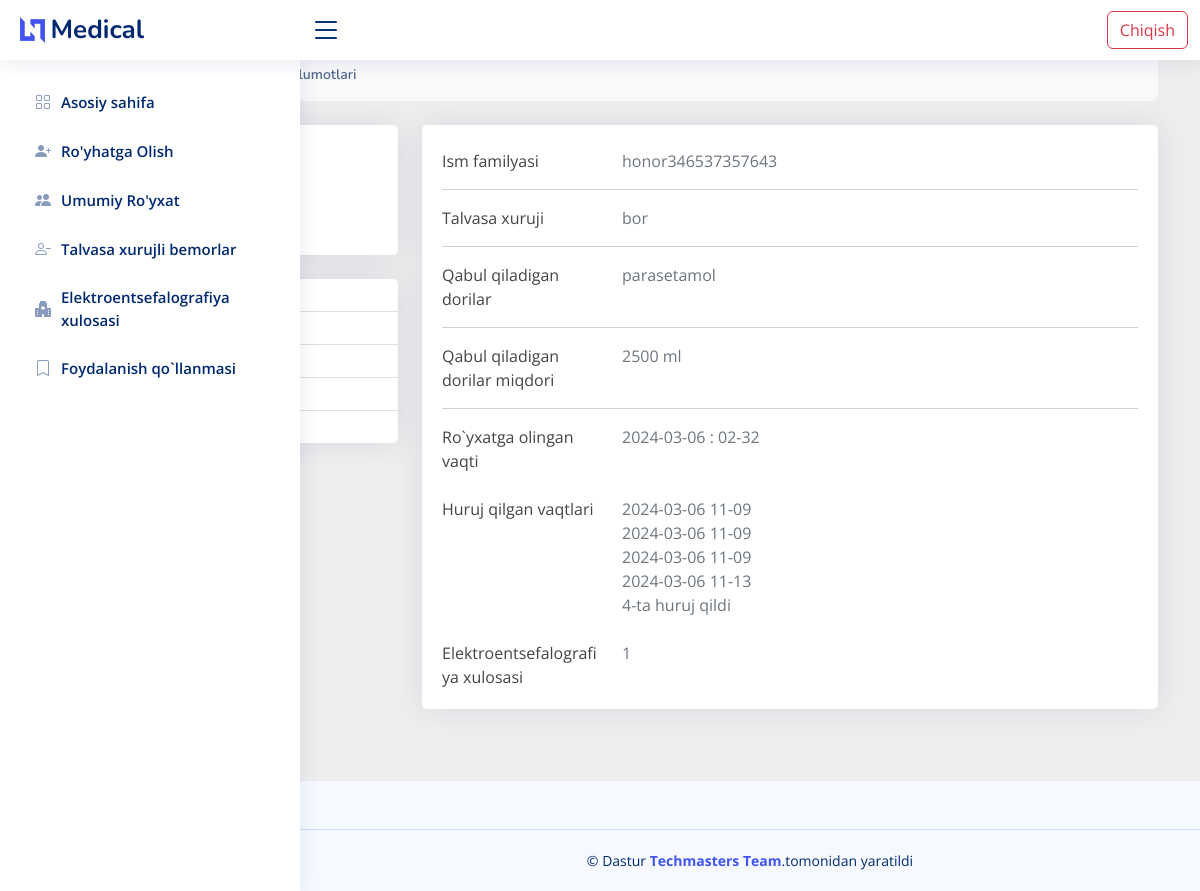
Before: /detail/2333/ with the older database file.
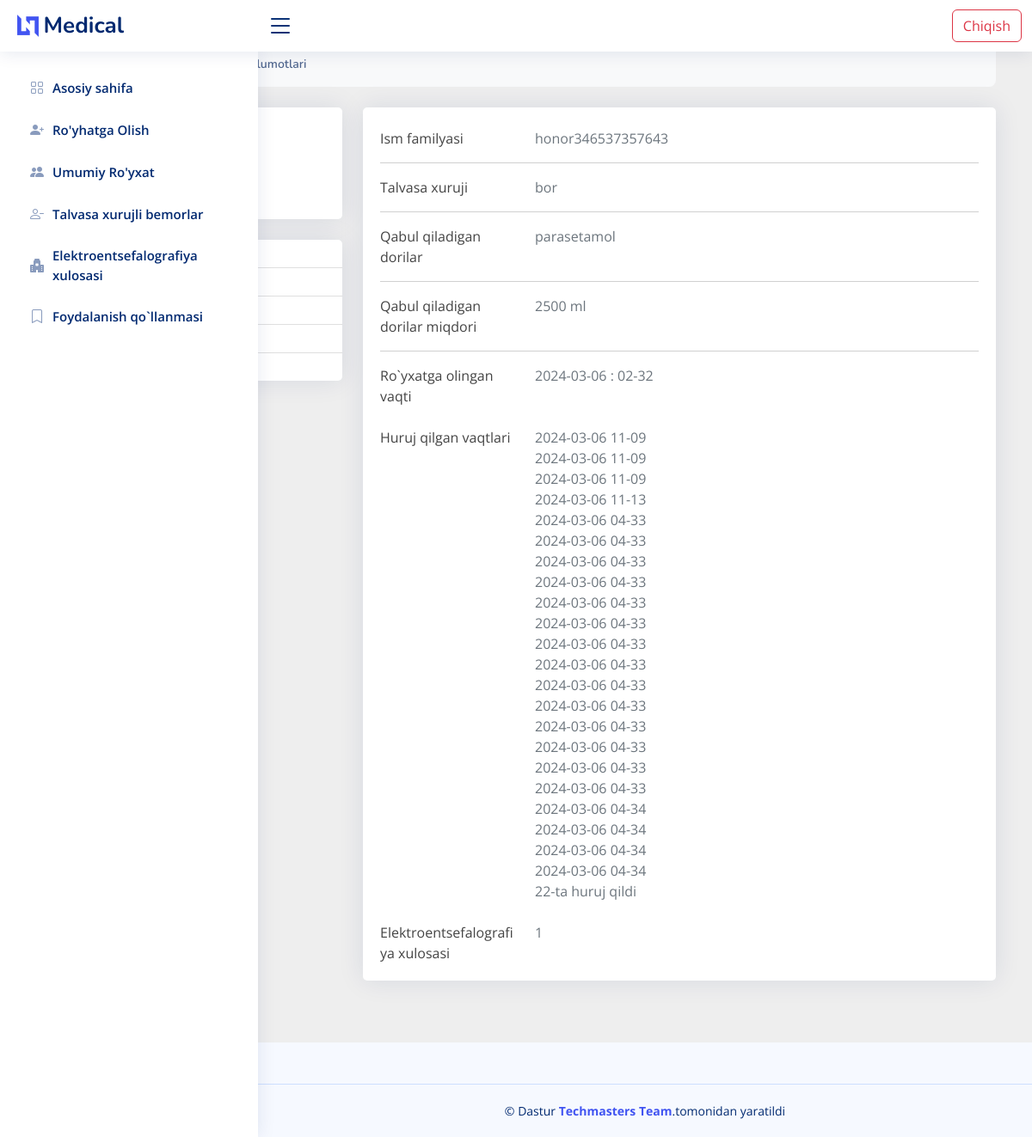
After: the same page with the newer database file.
### chat/models.py (models this page shows)
class Sick(models.Model):
    username = models.CharField( max_length=400)
    age = models.IntegerField(default=0)
    is_xuruj = models.BooleanField(default=False)
    user = models.ForeignKey(User, on_delete=models.CASCADE)
    date_times = models.DateTimeField(auto_now_add=True)
    dori_name = models.CharField( max_length=400)
    dori_miqdor = models.CharField( max_length=400)
    xulosa = models.CharField( max_length=400)
    def __str__(self):
        return self.username

class Hurujs(models.Model):
    date_times = models.DateTimeField(auto_now_add=True)
    person = models.ForeignKey(Sick, on_delete=models.CASCADE,related_name='persons' )

### chat/views.py (the view)
# urls.py: path("detail/<int:id>/", detail ,name='detail'),
def detail(request,id):
    sick = Sick.objects.get(id=id)
    return render(request ,'mein/sick-detail.html',{'sick':sick})

### template/mein/sick-detail.html (shortened to what this page needs)
<!DOCTYPE html>
<html lang="en">
<head>
  <link rel="stylesheet" href="https://cdnjs.cloudflare.com/ajax/libs/font-awesome/6.2.1/css/all.min.css" />
  <link href="/static/assets/vendor/bootstrap/css/bootstrap.min.css" rel="stylesheet">
  <link href="/static/assets/vendor/bootstrap-icons/bootstrap-icons.css" rel="stylesheet">
  <link href="/static/assets/vendor/boxicons/css/boxicons.min.css" rel="stylesheet">
  <link href="/static/assets/vendor/quill/quill.snow.css" rel="stylesheet">
  <link href="/static/assets/vendor/quill/quill.bubble.css" rel="stylesheet">
  <link href="/static/assets/vendor/remixicon/remixicon.css" rel="stylesheet">
  <link href="/static/assets/vendor/simple-datatables/style.css" rel="stylesheet">
  <link href="/static/assets/css/style.css" rel="stylesheet">
</head>
<body>
  <header id="header" class="header fixed-top d-flex align-items-center">
    <div class="d-flex align-items-center justify-content-between">
      <a href="/" class="logo d-flex align-items-center">
        <img src="/static/assets/img/logo.png" alt="">
        <span class="d-none d-lg-block">Medical</span>
      </a>
      <i class="bi bi-list toggle-sidebar-btn"></i>
    </div>
    <div class="container">
      <div class="row" style="float: right;">
        <div class="col">
          <form action="" method="post">
            <a type="button" class="btn btn-outline-danger" href="#">Chiqish</a>
        </form>
        </div>
      </div>
    </div>
  </header>
  <aside id="sidebar" class="sidebar">
    <ul class="sidebar-nav" id="sidebar-nav">
      <li class="nav-item">
        <a class="nav-link collapsed " href="{% url 'home' %}">
          <i class="bi bi-grid"></i>
          <span>Asosiy sahifa </span>
        </a>
      </li>
      <li class="nav-item">
        <a class="nav-link collapsed" href="{% url 'register' %}">
          <i class="bi bi-person-plus-fill"></i>
          <span>Ro'yhatga Olish </span>
        </a>
      </li>
      <li class="nav-item">
        <a class="nav-link collapsed" href="{% url 'tables_all' %}">
          <i class="bi bi-people-fill"></i>
          <span>Umumiy Ro'yxat</span>
        </a>
      </li>
      <li class="nav-item">
        <a class="nav-link collapsed" href="{% url 'comingtype' %}">
          <i class="bi bi-person-dash"></i>
          <span>Talvasa xurujli bemorlar</span>
        </a>
      </li>
       <li class="nav-item">
        <a class="nav-link collapsed" href="{% url 'xulosa' %}">
          <i class="bi bi-hospital-fill"></i>
          <span>Elektroentsefalografiya xulosasi</span>
        </a>
      </li>
     <li class="nav-item">
        <a class="nav-link collapsed" href="{% url 'faq' %}">
          <i class="bi bi-bookmark"></i>
          <span>Foydalanish qo`llanmasi</span>
        </a>
      </li>
        </ul>
  </aside>
<section style="background-color: #eee;">
  <div class="container py-5">
    <div class="row">
      <div class="col">
        <nav aria-label="breadcrumb" class="bg-light rounded-3 p-3 mb-4">
          <ol class="breadcrumb mb-0">
            <li class="breadcrumb-item"><a href="/">Asosiy menyu</a></li>
            <li class="breadcrumb-item"><a href="/">Bemor</a></li>
            <li class="breadcrumb-item active" aria-current="page">Bemor ma'lumotlari</li>
          </ol>
        </nav>
      </div>
    </div>
    <div class="row">
      <div class="col-lg-4">
        <div class="card mb-4">
          <div class="card-body text-center">
            <h5 class="my-3">John Smith</h5>
            <p class="text-muted mb-1">Talvasa xuruji bor</p>
          </div>
        </div>
        <div class="card mb-4 mb-lg-0">
          <div class="card-body p-0">
            <ul class="list-group list-group-flush rounded-3">
            </ul>
          </div>
        </div>
      </div>
      <div class="col-lg-8">
        <div class="card mb-4">
          <div class="card-body">
            <br><div class="row">
              <div class="col-sm-3">
                <p class="mb-0">Ism familyasi</p>
              </div>
              <div class="col-sm-9">
                <p class="text-muted mb-0">{{sick}}</p>
              </div>
            </div>
            <hr>
            <div class="row">
              <div class="col-sm-3">
                <p class="mb-0">Talvasa xuruji</p>
              </div>
              <div class="col-sm-9">
                <p class="text-muted mb-0">
                  {% if sick.is_xuruj %}
                    bor
                  {% else %}
                  yoq
                  {% endif %}
                </p>
              </div>
            </div>
            <hr>
            <div class="row">
              <div class="col-sm-3">
                <p class="mb-0">Qabul qiladigan dorilar</p>
              </div>
              <div class="col-sm-9">
                <p class="text-muted mb-0">{{sick.dori_name}}</p>
              </div>
            </div>
            <hr>
            <div class="row">
              <div class="col-sm-3">
                <p class="mb-0">Qabul qiladigan dorilar miqdori</p>
              </div>
              <div class="col-sm-9">
                <p class="text-muted mb-0">{{sick.dori_miqdor}}</p>
              </div>
            </div>
            <hr>
            <div class="row">
              <div class="col-sm-3">
                <p class="mb-0">Ro`yxatga olingan vaqti</p>
              </div>
              <div class="col-sm-9">
                <p class="text-muted mb-0">{{sick.date_times|date:'Y-m-d'}} : {{sick.date_times|time:'h-i'}}</p>
              </div>
            </div>
           <br> <div class="row">
              <div class="col-sm-3">
                <p class="mb-0">Huruj qilgan vaqtlari</p>
              </div>
              <div class="col-sm-9">
                <p class="text-muted mb-0">
                  {% for i in sick.persons.all %}
                  {{i.date_times|date:'Y-m-d'}}  {{i.date_times|time:'h-i'}} <br>
                  {% endfor %}
                  {{sick.persons.all|length}}-ta huruj qildi
                </p>
              </div>
            </div>
            <br><div class="row">
              <div class="col-sm-3">
                <p class="mb-0">Elektroentsefalografiya xulosasi</p>
              </div>
              <div class="col-sm-9">
                <p class="text-muted mb-0">{{sick.xulosa}} </p>
              </div>
            </div>
          </div>
        </div>
        </div>
      </div>
    </div>
</section>
  <footer id="footer" class="footer mt-5">
    <div class="copyright">
      &copy; Dastur <strong><span><a href="https://www.instagram.com/j.torajonov"> Techmasters Team</a></span></strong>.tomonidan yaratildi
    </div>
  </footer>

### static/assets/css/style.css (style rules this page uses)
:root { scroll-behavior: smooth; }
body { font-family: "Open Sans", sans-serif; background: #f6f9ff; color: #444444; }
a { color: #4154f1; text-decoration: none; }
h1, h2, h3, h4, h5, h6 { font-family: "Nunito", sans-serif; }
.card { margin-bottom: 30px; border: none; border-radius: 5px; box-shadow: 0px 0 30px rgba(1, 41, 112, 0.1); }
.card-body { padding: 0 20px 20px 20px; }
.breadcrumb { font-size: 14px; font-family: "Nunito", sans-serif; color: #899bbd; font-weight: 600; }
.breadcrumb a { color: #899bbd; transition: 0.3s; }
.breadcrumb .breadcrumb-item::before { color: #899bbd; }
.breadcrumb .active { color: #51678f; font-weight: 600; }
.logo { line-height: 1; }
@media (min-width: 1200px) { .logo { width: 280px; } }
.logo img { max-height: 26px; margin-right: 6px; }
.logo span { font-size: 26px; font-weight: 700; color: #012970; font-family: "Nunito", sans-serif; }
.header { transition: all 0.5s; z-index: 997; height: 60px; box-shadow: 0px 2px 20px rgba(1, 41, 112, 0.1); background-color: #fff; padding-left: 20px; }
.header .toggle-sidebar-btn { font-size: 32px; padding-left: 10px; cursor: pointer; color: #012970; }
.sidebar { position: fixed; top: 60px; left: 0; bottom: 0; width: 300px; z-index: 996; transition: all 0.3s; padding: 20px; overflow-y: auto; scrollbar-width: thin; scrollbar-color: #aab7cf transparent; box-shadow: 0px 0px 20px rgba(1, 41, 112, 0.1); background-color: #fff; }
@media (min-width: 1200px) { #main, #footer { margin-left: 300px; } }
.sidebar-nav { padding: 0; margin: 0; list-style: none; }
.sidebar-nav li { padding: 0; margin: 0; list-style: none; }
.sidebar-nav .nav-item { margin-bottom: 5px; }
.sidebar-nav .nav-link { display: flex; align-items: center; font-size: 15px; font-weight: 600; color: #4154f1; transition: 0.3; background: #f6f9ff; padding: 10px 15px; border-radius: 4px; }
.sidebar-nav .nav-link i { font-size: 16px; margin-right: 10px; color: #4154f1; }
.sidebar-nav .nav-link.collapsed { color: #012970; background: #fff; }
.sidebar-nav .nav-link.collapsed i { color: #899bbd; }
.footer { padding: 20px 0; font-size: 14px; transition: all 0.3s; border-top: 1px solid #cddfff; }
.footer .copyright { text-align: center; color: #012970; }

Changed rows visible on the page:
computed for Sick "honor346537357643": persons.all|length "4" → "22"
added Hurujs: date_times "2024-03-06", date_times "04-33"
added Hurujs: date_times "2024-03-06", date_times "04-33"
added Hurujs: date_times "2024-03-06", date_times "04-33"
added Hurujs: date_times "2024-03-06", date_times "04-33"
added Hurujs: date_times "2024-03-06", date_times "04-33"
added Hurujs: date_times "2024-03-06", date_times "04-33"
added Hurujs: date_times "2024-03-06", date_times "04-33"
added Hurujs: date_times "2024-03-06", date_times "04-33"
added Hurujs: date_times "2024-03-06", date_times "04-33"
added Hurujs: date_times "2024-03-06", date_times "04-33"
added Hurujs: date_times "2024-03-06", date_times "04-33"
added Hurujs: date_times "2024-03-06", date_times "04-33"
added Hurujs: date_times "2024-03-06", date_times "04-33"
added Hurujs: date_times "2024-03-06", date_times "04-33"
added Hurujs: date_times "2024-03-06", date_times "04-34"
added Hurujs: date_times "2024-03-06", date_times "04-34"
added Hurujs: date_times "2024-03-06", date_times "04-34"
added Hurujs: date_times "2024-03-06", date_times "04-34"
